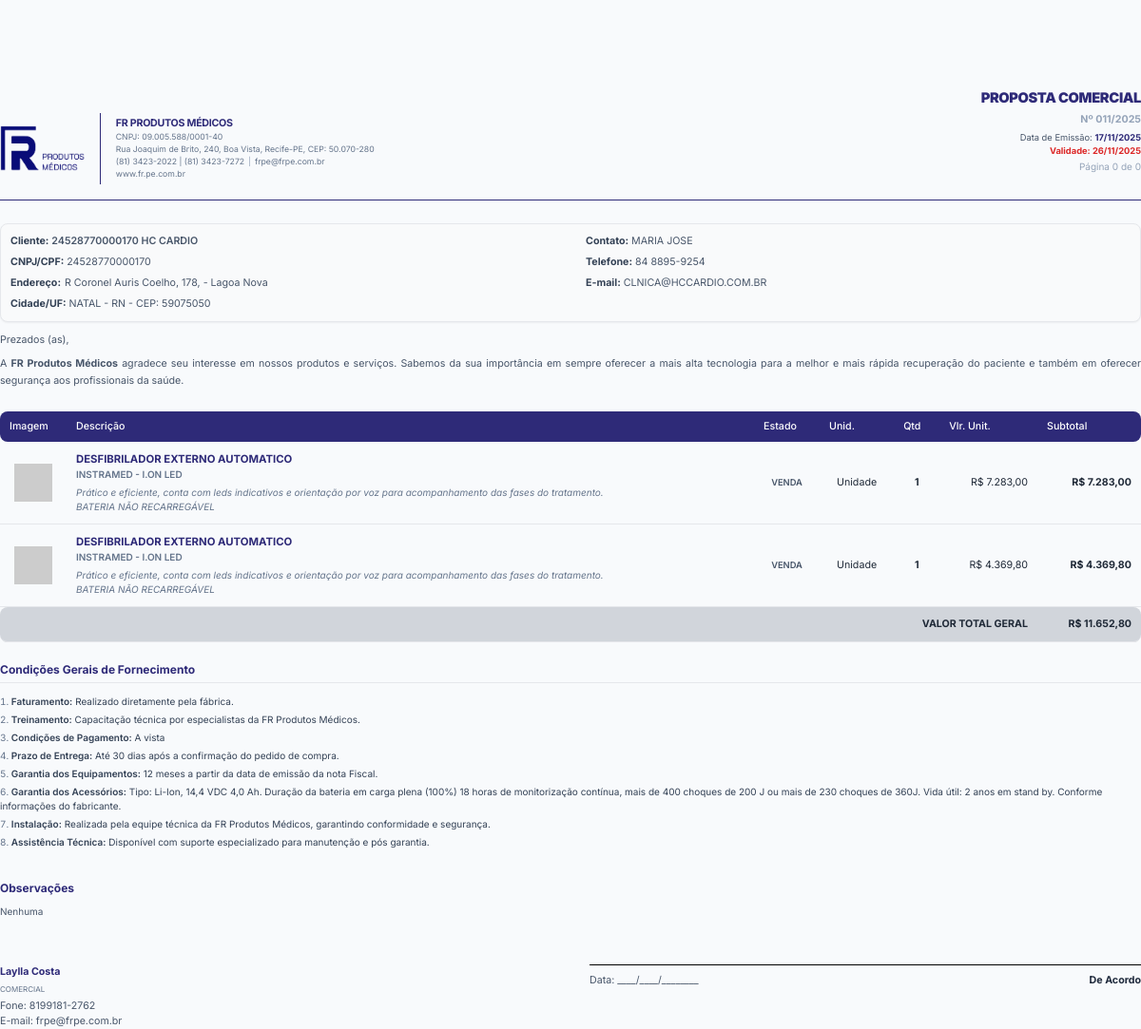
Screenshot of /imprimir_proposta.php?id=73 (signed in) with the database file from the repository.
### tables this page shows
CREATE TABLE `propostas` (
  `id` int(11) NOT NULL,
  `numero_proposta` varchar(20) DEFAULT NULL,
  `oportunidade_id` int(11) DEFAULT NULL,
  `cliente_pf_id` int(11) DEFAULT NULL,
  `organizacao_id` int(11) DEFAULT NULL,
  `contato_id` int(11) DEFAULT NULL,
  `usuario_id` int(11) DEFAULT NULL,
  `valor_total` decimal(20,2) NOT NULL DEFAULT 0.00,
  `status` varchar(50) NOT NULL DEFAULT 'Rascunho',
  `data_validade` date DEFAULT NULL,
  `faturamento` text DEFAULT NULL,
  `treinamento` text DEFAULT NULL,
  `condicoes_pagamento` text DEFAULT NULL,
  `prazo_entrega` text DEFAULT NULL,
  `garantia_equipamentos` text DEFAULT NULL,
  `garantia_acessorios` text DEFAULT NULL,
  `instalacao` text DEFAULT NULL,
  `assistencia_tecnica` text DEFAULT NULL,
  `observacoes` text DEFAULT NULL,
  `assinatura_url` varchar(512) DEFAULT NULL,
  `data_criacao` timestamp NOT NULL DEFAULT current_timestamp()
);

CREATE TABLE `organizacoes` (
  `id` int(11) NOT NULL,
  `nome_fantasia` varchar(255) NOT NULL,
  `razao_social` varchar(255) DEFAULT NULL,
  `cnpj` varchar(20) DEFAULT NULL,
  `cep` varchar(10) DEFAULT NULL,
  `logradouro` varchar(255) DEFAULT NULL,
  `numero` varchar(20) DEFAULT NULL,
  `complemento` varchar(100) DEFAULT NULL,
  `bairro` varchar(100) DEFAULT NULL,
  `cidade` varchar(100) DEFAULT NULL,
  `estado` varchar(2) DEFAULT NULL,
  `data_criacao` timestamp NOT NULL DEFAULT current_timestamp()
);

CREATE TABLE `contatos` (
  `id` int(11) NOT NULL,
  `organizacao_id` int(11) NOT NULL,
  `nome` varchar(255) NOT NULL,
  `cargo` varchar(255) DEFAULT NULL,
  `setor` varchar(100) DEFAULT NULL,
  `email` varchar(255) DEFAULT NULL,
  `telefone` varchar(50) DEFAULT NULL,
  `data_criacao` timestamp NOT NULL DEFAULT current_timestamp()
);

CREATE TABLE `proposta_itens` (
  `id` int(11) NOT NULL,
  `proposta_id` int(11) NOT NULL,
  `produto_id` int(11) DEFAULT NULL,
  `descricao` varchar(255) NOT NULL COMMENT 'Descrição personalizada no momento da proposta',
  `descricao_detalhada` text DEFAULT NULL,
  `fabricante` varchar(255) DEFAULT NULL,
  `modelo` varchar(255) DEFAULT NULL,
  `imagem_url` varchar(512) DEFAULT NULL,
  `quantidade` int(11) NOT NULL,
  `valor_unitario` decimal(20,2) NOT NULL COMMENT 'Valor personalizado no momento da proposta',
  `status` enum('VENDA','LOCAÇÃO') DEFAULT 'VENDA',
  `unidade_medida` varchar(50) DEFAULT NULL,
  `parametros` longtext DEFAULT NULL COMMENT 'Armazena os parâmetros do produto no momento da criação da proposta' CHECK (json_valid(`parametros`)),
  `meses_locacao` int(11) DEFAULT 1,
  `meses` int(11) DEFAULT 1
);

CREATE TABLE `usuarios` (
  `id` int(11) NOT NULL,
  `nome` varchar(255) NOT NULL,
  `email` varchar(255) NOT NULL,
  `telefone` varchar(255) DEFAULT NULL,
  `senha` varchar(255) NOT NULL,
  `role` enum('Gestor','Comercial','Vendedor','Especialista','Analista','Representante','Marketing') NOT NULL,
  `status` enum('Ativo','Inativo') NOT NULL DEFAULT 'Ativo',
  `data_criacao` timestamp NOT NULL DEFAULT current_timestamp()
);

### imprimir_proposta.php (the view, shortened to what this page needs)
<?php
$proposal_id = (int)$_GET['id'];
$proposal = null;
$company_info = [
    'name' => 'FR PRODUTOS MÉDICOS',
    'cnpj' => '09.005.588/0001-40',
    'phone' => '(81) 3423-2022 | (81) 3423-7272',
    'address' => 'Rua Joaquim de Brito, 240, Boa Vista, Recife-PE, CEP: 50.070-280',
    'site' => 'www.fr.pe.com.br',
    'email' => 'frpe@frpe.com.br',
    'social' => '@frprodutosmedicospe'
];
try {
    $database = new Database();
    $pdo = $database->getConnection();
    $proposal_stmt = $pdo->prepare("
        SELECT p.*,
               o.nome_fantasia as organizacao_nome, o.razao_social, o.cnpj, o.logradouro, o.numero as org_numero, o.complemento as org_complemento, o.bairro as org_bairro, o.cidade as org_cidade, o.estado as org_estado, o.cep as org_cep,
               pf.nome as cliente_pf_nome, pf.cpf,
               ct.nome as contato_nome, ct.email as contato_email, ct.telefone as contato_telefone,
               u.nome as vendedor_nome, u.role as vendedor_role, u.email as vendedor_email, u.telefone as vendedor_telefone
        FROM propostas p
        LEFT JOIN organizacoes o ON p.organizacao_id = o.id
        LEFT JOIN clientes_pf pf ON p.cliente_pf_id = pf.id
        LEFT JOIN contatos ct ON p.contato_id = ct.id
        LEFT JOIN usuarios u ON p.usuario_id = u.id
        WHERE p.id = ?");
    $proposal_stmt->execute([$proposal_id]);
    $proposal = $proposal_stmt->fetch(PDO::FETCH_ASSOC);
    if ($proposal) {
        $items_stmt = $pdo->prepare("SELECT * FROM proposta_itens WHERE proposta_id = ?");
        $items_stmt->execute([$proposal_id]);
        $items = $items_stmt->fetchAll(PDO::FETCH_ASSOC);
        $proposal['items'] = $items;
    }
} catch (Exception $e) {
    die('Erro ao conectar-se à base de dados: ' . $e->getMessage());
}
$total_geral = 0;
function format_currency($value) {
    return 'R$ ' . number_format($value, 2, ',', '.');
}
function format_date($value, $format = 'd/m/Y') {
    try {
        $date = new DateTime($value, new DateTimeZone('America/Recife'));
        return $date->format($format);
    } catch (Exception $e) {
        return 'Data Inválida';
    }
}
?>
<!DOCTYPE html>
<html lang="pt-BR">
<head>
    <script src="https://cdn.tailwindcss.com"></script>
</head>
<body>
    <div class="h-24 no-print print:hidden"></div>
    <div id="content">
        <header class="running-header border-b border-[#2e2a78] pb-4">
            <div class="text-right mb-2">
                 <h1 class="text-[11pt] font-black text-[#2e2a78] uppercase leading-none tracking-tight">PROPOSTA COMERCIAL</h1>
            </div>
            <div class="flex justify-between items-start">
                <div class="flex items-start">
                    <div class="flex-shrink-0 mr-4 self-center">
                         <img src="imagens/LOGO-FR.webp" alt="Logo FR" class="h-12 w-auto object-contain">
                    </div>
                    <div class="flex flex-col justify-center text-[6.5pt] text-slate-500 leading-snug text-left py-1">
                        <p class="font-bold text-[#2e2a78] text-[8pt] uppercase tracking-tight mb-0.5"><?php echo htmlspecialchars($company_info['name']); ?></p>
                        <p class="mb-px">CNPJ: <?php echo htmlspecialchars($company_info['cnpj']); ?></p>
                        <p class="mb-px"><?php echo htmlspecialchars($company_info['address']); ?></p>
                        <div class="flex flex-wrap gap-1 mb-px">
                            <span><?php echo htmlspecialchars($company_info['phone']); ?></span>
                            <span class="text-slate-400">|</span>
                            <span><?php echo htmlspecialchars($company_info['email']); ?></span>
                        </div>
                        <p><?php echo htmlspecialchars($company_info['site']); ?></p>
                    </div>
                </div>
                <div class="text-right flex flex-col pt-0.5">
                    <p class="text-[8pt] font-bold text-[#94a3b8] mb-1 leading-none">Nº <?php echo htmlspecialchars($proposal['numero_proposta']); ?></p>
                    <div class="text-[7pt] text-slate-600 leading-tight mt-1">
                        <p class="mb-0.5">Data de Emissão: <span class="font-bold text-[#2e2a78]"><?php echo format_date($proposal['data_criacao']); ?></span></p>
                        <p class="mb-0.5 font-bold text-red-600">Validade: <?php echo format_date($proposal['data_validade']); ?></p>
                        <p class="text-[#94a3b8] page-counter font-normal text-[7.5pt] mt-1"></p>
                    </div>
                </div>
            </div>
        </header>
        <div class="h-6"></div>
        <div class="client-box grid grid-cols-2 gap-8 break-inside-avoid shadow-sm">
            <div class="space-y-1.5">
                <p><span class="font-bold text-slate-700">Cliente:</span> <span class="uppercase font-semibold text-slate-600"><?php echo htmlspecialchars($proposal['cnpj'] ?: $proposal['cpf']); ?> <?php echo htmlspecialchars($proposal['organizacao_nome'] ?: $proposal['cliente_pf_nome']); ?></span></p>
                <p><span class="font-bold text-slate-700">CNPJ/CPF:</span> <span class="text-slate-600"><?php echo htmlspecialchars($proposal['cnpj'] ?: $proposal['cpf']); ?></span></p>
                <p class="flex items-start gap-1">
                    <span class="font-bold text-slate-700 whitespace-nowrap">Endereço:</span>
                    <span class="text-slate-600"><?php echo htmlspecialchars($proposal['logradouro'] . ', ' . $proposal['org_numero'] . ($proposal['org_complemento'] ? ' (' . $proposal['org_complemento'] . ')' : '')); ?> - <?php echo htmlspecialchars($proposal['org_bairro']); ?></span>
                </p>
                <p><span class="font-bold text-slate-700">Cidade/UF:</span> <span class="uppercase text-slate-600"><?php echo htmlspecialchars($proposal['org_cidade'] . ' - ' . $proposal['org_estado']); ?> - CEP: <?php echo htmlspecialchars($proposal['org_cep']); ?></span></p>
            </div>
            <div class="space-y-1.5">
                <p><span class="font-bold text-slate-700">Contato:</span> <span class="text-slate-600"><?php echo htmlspecialchars($proposal['contato_nome'] ?: 'N/A'); ?></span></p>
                <p><span class="font-bold text-slate-700">Telefone:</span> <span class="text-slate-600"><?php echo htmlspecialchars($proposal['contato_telefone'] ?: 'N/A'); ?></span></p>
                <p><span class="font-bold text-slate-700">E-mail:</span> <span class="text-slate-600"><?php echo htmlspecialchars($proposal['contato_email'] ?: 'N/A'); ?></span></p>
            </div>
        </div>
        <div class="mb-6 text-[8pt] text-slate-600 leading-relaxed text-justify break-inside-avoid">
            <p class="mb-2">Prezados (as),</p>
            <p>A <strong>FR Produtos Médicos</strong> agradece seu interesse em nossos produtos e serviços. Sabemos da sua importância em sempre oferecer a mais alta tecnologia para a melhor e mais rápida recuperação do paciente e também em oferecer segurança aos profissionais da saúde.</p>
        </div>
        <table class="ref-table">
            <thead>
                <tr>
                    <th width="70">Imagem</th>
                    <th>Descrição</th>
                    <th class="text-center">Estado</th>
                    <th class="text-center">Unid.</th>
                    <th class="text-center">Qtd</th>
                    <th class="text-right">Vlr. Unit.</th>
                    <th class="text-right">Subtotal</th>
                </tr>
            </thead>
            <tbody>
                <?php foreach($proposal['items'] as $item):
                    $valor_unitario_base = (float) ($item['valor_unitario'] ?? 0);
                    $valor_parametros = 0;
                    $is_locacao = (strtoupper($item['status']) === 'LOCAÇÃO');
                    $meses_locacao = 1;
                    $valor_unitario_total = $valor_unitario_base + $valor_parametros;
                    $quantidade = (int) ($item['quantidade'] ?? 1);
                    $multiplicador = $is_locacao ? $meses_locacao : 1;
                    $subtotal = $valor_unitario_total * $quantidade * $multiplicador;
                    $total_geral += $subtotal;
                    $unidade_medida = $is_locacao ? 'Mês' : ($item['unidade_medida'] ?: 'Unidade');
                ?>
                <tr class="break-inside-avoid">
                    <td class="text-center align-middle">
                        <img src="<?php echo htmlspecialchars($item['imagem_url'] ?: 'https://placehold.co/40x40/e2e8f0/64748b?text=IMG'); ?>" class="w-10 h-10 object-contain mx-auto" onerror="this.onerror=null;this.src='https://placehold.co/40x40/e2e8f0/64748b?text=IMG'">
                    </td>
                    <td>
                        <div class="font-bold text-[#2e2a78] uppercase text-[8.5pt]"><?php echo htmlspecialchars($item['descricao']); ?></div>
                        <div class="text-[7.5pt] uppercase text-slate-500 font-semibold"><?php echo htmlspecialchars($item['fabricante'] . ' - ' . $item['modelo']); ?></div>
                        <div class="text-[7.5pt] text-slate-500 italic mt-1">
                            <?php echo nl2br(htmlspecialchars($item['descricao_detalhada'])); ?>
                        </div>
                    </td>
                    <td class="text-center">
                        <div class="text-[7pt] font-semibold text-slate-600 uppercase"><?php echo $is_locacao ? 'LOCAÇÃO' : 'VENDA'; ?></div>
                    </td>
                    <td class="text-center"><?php echo htmlspecialchars($unidade_medida); ?></td>
                    <td class="text-center font-bold text-slate-700"><?php echo htmlspecialchars($quantidade); ?></td>
                    <td class="text-right whitespace-nowrap text-slate-600"><?php echo format_currency($valor_unitario_base); ?></td>
                    <td class="text-right font-bold text-slate-600 whitespace-nowrap"><?php echo format_currency($valor_unitario_base * $quantidade * ($is_locacao ? $meses_locacao : 1)); ?></td>
                </tr>
                <?php endforeach; ?>
                <tr class="bg-[#D1D5DB] break-inside-avoid print:bg-[#D1D5DB]" style="-webkit-print-color-adjust: exact; print-color-adjust: exact;">
                        <td colspan="6" class="text-right py-2 px-4 text-[8.5pt] uppercase font-bold text-slate-700 rounded-l-lg">Valor Total Geral</td>
                        <td class="text-right py-2 px-4 text-[10pt] font-bold text-[#2e2a78] whitespace-nowrap rounded-r-lg"><?php echo format_currency($total_geral); ?></td>
                </tr>
            </tbody>
        </table>
        <div class="mb-8 text-[7.5pt] text-slate-700 break-inside-avoid">
            <h3 class="font-bold text-[#2e2a78] text-[9pt] mb-3 border-b border-gray-200 pb-1">Condições Gerais de Fornecimento</h3>
            <ol class="list-decimal list-inside space-y-1 marker:text-slate-500">
                <li><span class="font-semibold">Faturamento:</span> <?php echo htmlspecialchars($proposal['faturamento'] ?: '-'); ?></li>
                <li><span class="font-semibold">Treinamento:</span> <?php echo htmlspecialchars($proposal['treinamento'] ?: '-'); ?></li>
                <li><span class="font-semibold">Condições de Pagamento:</span> <?php echo htmlspecialchars($proposal['condicoes_pagamento'] ?: '-'); ?></li>
                <li><span class="font-semibold">Prazo de Entrega:</span> <?php echo htmlspecialchars($proposal['prazo_entrega'] ?: '-'); ?></li>
                <li><span class="font-semibold">Garantia dos Equipamentos:</span> <?php echo htmlspecialchars($proposal['garantia_equipamentos'] ?: '-'); ?></li>
                <li><span class="font-semibold">Garantia dos Acessórios:</span> <?php echo htmlspecialchars($proposal['garantia_acessorios'] ?: '-'); ?></li>
                <li><span class="font-semibold">Instalação:</span> <?php echo htmlspecialchars($proposal['instalacao'] ?: '-'); ?></li>
                <li><span class="font-semibold">Assistência Técnica:</span> <?php echo htmlspecialchars($proposal['assistencia_tecnica'] ?: '-'); ?></li>
            </ol>
        </div>
        <?php if (!empty($proposal['observacoes'])): ?>
            <div class="mb-8 text-[7.5pt] break-inside-avoid">
                <h3 class="font-bold text-[#2e2a78] text-[9pt] mb-2">Observações</h3>
                <p class="text-slate-600"><?php echo nl2br(htmlspecialchars($proposal['observacoes'])); ?></p>
            </div>
        <?php endif; ?>
        <div class="grid grid-cols-2 gap-10 mt-8 pt-4 break-inside-avoid text-[8pt]">
            <div>
                    <p class="font-bold text-[#2e2a78] text-[8pt] mb-1"><?php echo htmlspecialchars($proposal['vendedor_nome']); ?></p>
                    <p class="uppercase text-slate-500 text-[6pt] mb-1"><?php echo htmlspecialchars($proposal['vendedor_role']); ?></p>
                    <p class="text-slate-600">Fone: <?php echo htmlspecialchars($proposal['vendedor_telefone']); ?></p>
                    <p class="text-slate-600">E-mail: <?php echo htmlspecialchars($proposal['vendedor_email']); ?></p>
            </div>
            <div class="flex flex-col items-end">
                    <div class="border-b border-black w-full mb-2"></div>
                    <div class="w-full flex justify-between items-center text-slate-600">
                        <span>Data: ____/____/________</span>
                        <span class="font-bold text-slate-800">De Acordo</span>
                    </div>
            </div>
        </div>
    </div>
</body>
</html>

### rows the page displays
propostas: numero_proposta "011/2025", data_criacao "17/11/2025", data_validade "26/11/2025", organizacoes.cnpj "24528770000170", organizacoes.nome_fantasia "HC CARDIO", organizacoes.logradouro+numero+complemento "R Coronel Auris Coelho, 178,", organizacoes.bairro "Lagoa Nova", organizacoes.cidade+estado "NATAL - RN", organizacoes.cep "59075050", contato.nome "MARIA JOSE", contato.telefone "84 8895-9254", contato.email "CLNICA@HCCARDIO.COM.BR", faturamento "Realizado diretamente pela fábrica.", treinamento "Capacitação técnica por especialistas da FR Produtos Médicos.", condicoes_pagamento "A vista", prazo_entrega "Até 30 dias após a confirmação do pedido de compra.", garantia_equipamentos "12 meses a partir da data de emissão da nota Fiscal.", garantia_acessorios "Tipo: Li-Ion, 14,4 VDC 4,0 Ah. Duração da bateria em carga plena (100%) 18 horas de monitorização contínua, mais de 400 choques de 200 J ou mais de 230 choques de 360J. Vida útil: 2 anos em stand by. Conforme informações do fabricante.", instalacao "Realizada pela equipe técnica da FR Produtos Médicos, garantindo conformidade e segurança.", assistencia_tecnica "Disponível com suporte especializado para manutenção e pós garantia.", observacoes "Nenhuma", usuario.nome "Laylla Costa", usuario.role "COMERCIAL", usuario.telefone "8199181-2762", usuario.email "frpe@frpe.com.br"
proposta_itens: descricao "DESFIBRILADOR EXTERNO AUTOMATICO", fabricante+modelo "INSTRAMED - I.ON LED", descricao_detalhada "Prático e eficiente, conta com leds indicativos e orientação por voz para acompanhamento das fases do tratamento. BATERIA NÃO RECARREGÁVEL", shows "VENDA", unidade_medida "Unidade", quantidade "1", valor_unitario "R$ 7.283,00", format_currency($valor_unitario_base * $quantidade * ($is_locacao ? $meses_locacao : 1)) "R$ 7.283,00"
proposta_itens: descricao "DESFIBRILADOR EXTERNO AUTOMATICO", fabricante+modelo "INSTRAMED - I.ON LED", descricao_detalhada "Prático e eficiente, conta com leds indicativos e orientação por voz para acompanhamento das fases do tratamento. BATERIA NÃO RECARREGÁVEL", shows "VENDA", unidade_medida "Unidade", quantidade "1", valor_unitario "R$ 4.369,80", format_currency($valor_unitario_base * $quantidade * ($is_locacao ? $meses_locacao : 1)) "R$ 4.369,80"

### other values shown
$company_info['name'] "FR PRODUTOS MÉDICOS"
$company_info['cnpj'] "09.005.588/0001-40"
$company_info['address'] "Rua Joaquim de Brito, 240, Boa Vista, Recife-PE, CEP: 50.070-280"
$company_info['phone'] "(81) 3423-2022 | (81) 3423-7272"
$company_info['email'] "frpe@frpe.com.br"
$company_info['site'] "www.fr.pe.com.br"
format_currency($total_geral) "R$ 11.652,80"
